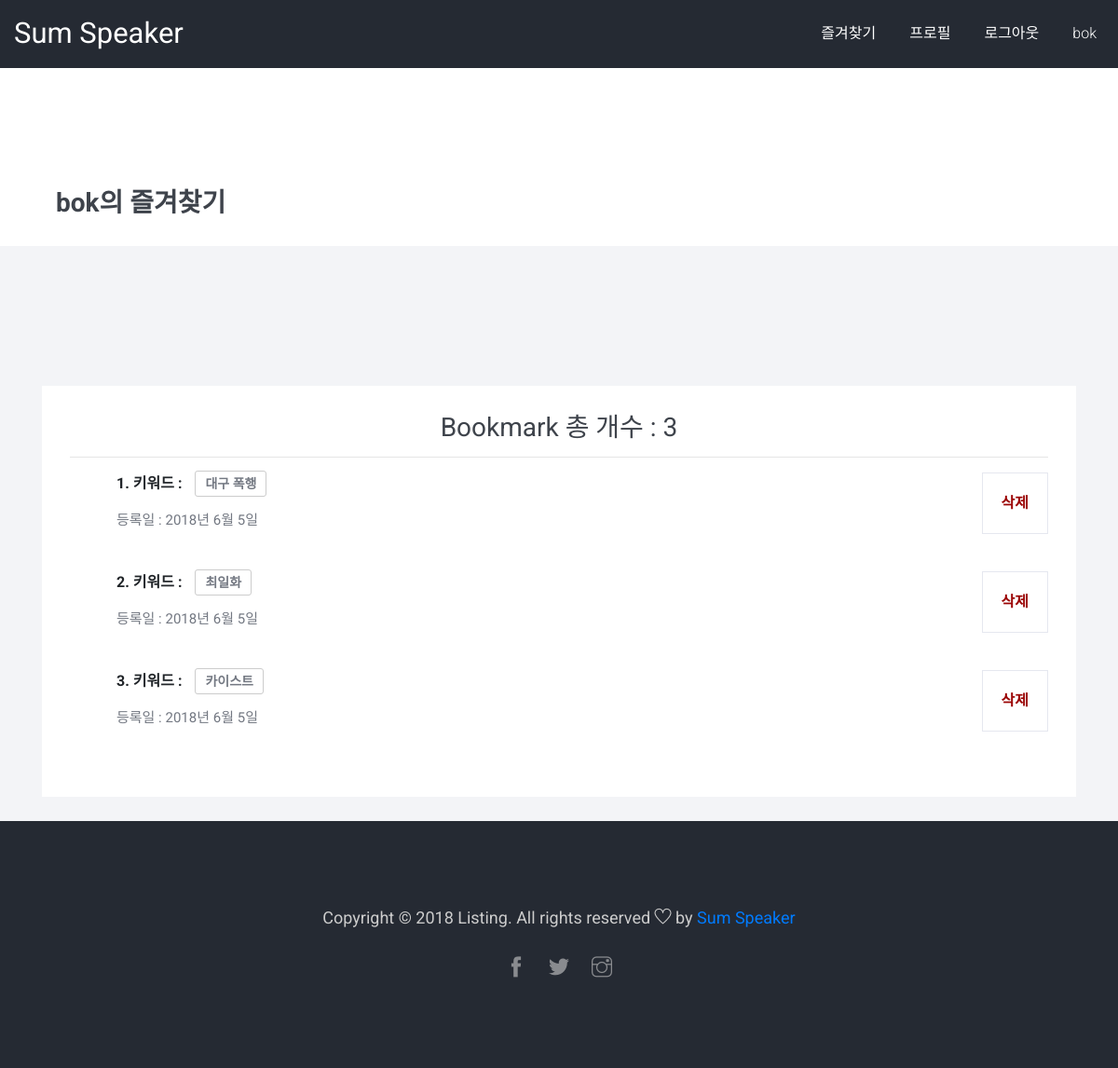
The page /search/bookmark_list?user=bok (signed in) on the database its author committed.
### sum_summary/models.py (models this page shows, shortened)
class Bookmark(models.Model):
    id = models.AutoField(primary_key=True)
    username = models.CharField(max_length=255)
    keywords_id = models.TextField(max_length=255)
    keyword = models.CharField(max_length=255)
    status  = models.CharField(max_length=2)
    reg_date = models.DateTimeField(default=datetime.now(), blank=True)
    update_date = models.DateTimeField(default=datetime.now(), blank=True)

### sum_summary/views.py (the view)
# urls.py: url(r'^search/bookmark_list$', views.bookmark_list, name='bookmark_list'),
@login_required
def bookmark_list(request):
    username = request.GET.get('user')
    bookmarks = Bookmark.objects.filter(username=username, status='1').order_by('reg_date')
    context = { 'username'      : username,
                'bookmarks'     : bookmarks,
                'bookmark_len' : len(bookmarks)
               }
    return render(request, 'sum_summary/bookmark_list.html', context)

### sum_summary/templates/sum_summary/bookmark_list.html (shortened to what this page needs)
{% extends 'sum_summary/layout.html' %}
{% block content %}
    <section class="reserve-block">
        <div class="container">
            <div class="col-md-6">
                <h5>{{user.username}}의 즐겨찾기 </h5>
            </div>
        </div>
    </section>
    <section class="light-bg booking-details_wrap">
        <div class="container">
            <div class="row">
                <div class="col-md-8 responsive-wrap">
                    <div class="booking-checkbox_wrap mt-4">
                        <h5> Bookmark 총 개수 : {{bookmark_len}} {{remove_result}}</h5>
                        <hr>
                        {% for bookmark in bookmarks %}
                        <div class="customer-review_wrap">
                            <div class="bookmark-btn" onclick="bookmarkRemove()">
                                <a href ="{% url 'bookmark_remove'%}?user={{user}}&id={{bookmark.id}}" class="bookmark-wrap">
                                   <div class="bookmark-remove">
                                        <span id="remove-btn">삭제</span>
                                    </div>
                                </a>
                            </div>
                            <div class="bookmark-content-wrap">
                                <div class="customer-content">
                                    <div class="customer-review">
                                        <h7><b>{{forloop.counter}}. 키워드 : <a href ="{% url 'bookmark_view' %}?id={{bookmark.id}}">{{bookmark.keyword}}</a></b></h7>
                                    </div>
                                </div>
                               <p class="customer-text">
                                   등록일 : {{bookmark.reg_date.year}}년 {{bookmark.reg_date.month}}월 {{bookmark.reg_date.day}}일
                               </p>
                            </div>
                        </div>
                        {% endfor %}
                    </div>
                </div>
            </div>
        </div>
    </section>
{% endblock content %}

### sum_summary/templates/sum_summary/layout.html (shortened to what this page needs)
<!DOCTYPE html>
<html lang="en">
<head>
    {% load static %}
    <link rel="stylesheet" href="{% static 'css/bootstrap.min.css' %}?v=2"/>
    <link rel="stylesheet" href="{% static 'css/simple-line-icons.css' %}">
    <link rel="stylesheet" href="{% static 'css/themify-icons.css' %}">
    <link rel="stylesheet" href="{% static 'css/set1.css' %}">
    <link rel="stylesheet" href="{% static 'css/style.css' %}?v=201806066">
</head>
<body>
    <div class="dark-bg sticky-top">
        <div class="container-fluid">
            <div class="row">
                <div class="col-md-12">
                    <nav class="navbar navbar-expand-lg navbar-light">
                        <a class="navbar-brand" href="{% url "index" %}">Sum Speaker</a>
                        <div class="collapse navbar-collapse justify-content-end" id="navbarNavDropdown">
                            <ul class="navbar-nav">
                                {% if not user.is_authenticated %}
                                <li class="nav-item"><a class="nav-link" href="{% url "signup" %}">회원가입</a></li>
                                <li class="nav-item"><a class="nav-link" href="{% url "login" %}?next={{request.get_full_path}}">로그인</a></li>
                                {% else %}
                                <li class="nav-item"><a class="nav-link" href="{% url "bookmark_list" %}?user={{user}}">즐겨찾기</a></li>
                                <li class="nav-item"><a class="nav-link" href="{% url "profile" %}">프로필</a></li>
                                <li class="nav-item"><a class="nav-link" href="{% url "logout" %}?next={{request.get_full_path}}">로그아웃</a></li>
                                <li><a class="nav-link" href="#">{{user}}</a></li>
                                {% endif %}
                            </ul>
                        </div>
                    </nav>
                </div>
            </div>
        </div>
    </div>
    {% block content %}
    {% endblock content %}
    <footer class="main-block dark-bg">
            <div class="row">
                <div class="col-md-12">
                    <div class="copyright">
                        <p>Copyright &copy; 2018 Listing. All rights reserved <i class="ti-heart" aria-hidden="true"></i> by <a href="#" target="_blank">Sum Speaker</a></p>
                        <ul>
                            <li><a href="#"><span class="ti-facebook"></span></a></li>
                            <li><a href="#"><span class="ti-twitter-alt"></span></a></li>
                            <li><a href="#"><span class="ti-instagram"></span></a></li>
                        </ul>
                    </div>
                </div>
            </div>
    </footer>
</body>
</html>

### sum_summary/static/css/style.css (style rules this page uses)
body { font-family: 'Roboto', sans-serif,'Nanum Gothic' ; }
h5 { font-size: 28px; font-weight : 200; }
p { font-size: 15px; }
.main-block { padding: 90px 0; }
.light-bg { background: #f3f4f7; }
.dark-bg { background: #252a33; }
.navbar { padding: .5rem 0; }
.navbar-brand { font-size: 31px; }
.navbar-light .navbar-brand { color: #fff; }
.navbar-light .navbar-nav .nav-link { font-size: 16px; font-weight: 300; color: #fff; }
.nav-item { margin: 0 20px 0 0; }
footer { position: relative; }
.copyright { text-align: center; }
.copyright p { font-size: 18px; font-weight: 400; color: #ccc; margin: 0; }
.copyright ul { margin: 25px 0 0; padding: 0; }
.copyright ul li { list-style: none; display: inline-block; }
.copyright ul li a { color: #ccc; font-size: 22px; padding: 0 10px; opacity: 0.6; -webkit-transition: 0.3s; -o-transition: 0.3s; transition: 0.3s; }
.reserve-block { padding: 30px 0; }
.reserve-block h5 { color: #3e434b; font-weight: 700; display: inline-block; margin: 0; }
.booking-details_wrap { padding: 26px 0; }
.booking-checkbox_wrap { background: #fff; padding: 30px; }
.booking-checkbox_wrap h5 { color: #3e434b; text-align: center; font-weight: 400; }
.customer-review_wrap { display: inline-block; width: 100%; padding-bottom : 10px; }
.customer-text { color: #737882; margin: 15px 0 0; line-height: 1.6; }
.bookmark-remove { margin: 0 auto; text-align: center; border: 1px solid #e5e7ef; padding: 20px; margin: 0 0 30px; }
#remove-btn { font-weight: bold; color: #9b0303; }
.bookmark-btn { float: right; }
.bookmark-content-wrap { padding-bottom : 20px; margin: 0 0 0 50px; }
.bookmark-content-wrap a { border: 1px solid #ccc; color: #737882; font-size: 14px; border-radius: 3px; padding: 5px 10px; margin: 0 0 0 10px; }

### rows shown on the page
Bookmark: keyword "대구 폭행", reg_date.year "2018", reg_date.month "6", reg_date.day "5"
Bookmark: keyword "최일화", reg_date.year "2018", reg_date.month "6", reg_date.day "5"
Bookmark: keyword "카이스트", reg_date.year "2018", reg_date.month "6", reg_date.day "5"

### other values the page prints
{{ user }} "bok"
{{ user.username }} "bok"
{{ bookmark_len }} "3"
